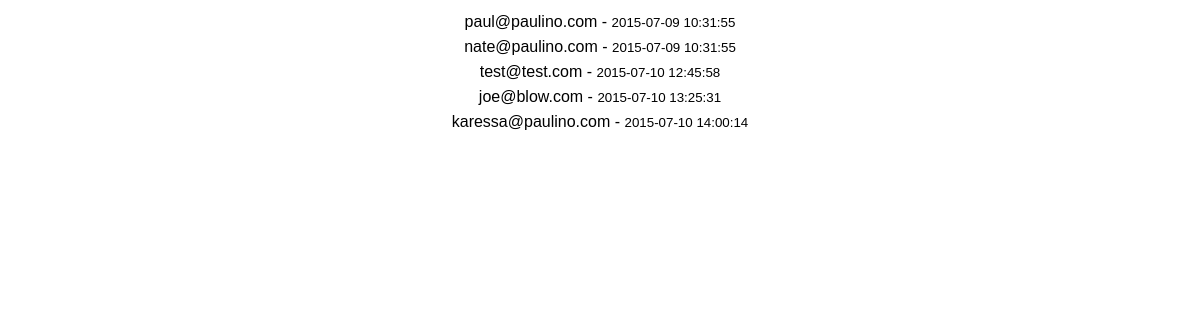
The page /success.php on the database its author committed.
### tables this page shows
CREATE TABLE `users` (
  `id` int(11) NOT NULL AUTO_INCREMENT,
  `email` varchar(255) DEFAULT NULL,
  `created_at` datetime DEFAULT NULL,
  `updated_at` datetime DEFAULT NULL,
  PRIMARY KEY (`id`)
);

### new-connection.php (called while the page is built, shortened)
<?php
$connection = mysqli_connect(DB_HOST, DB_USER, DB_PASS, DB_DATABASE);
function fetch($query)
{
	global $connection;
	$result = mysqli_query($connection, $query);
	$rows = array();
	foreach($result as $row) {
		$rows[] = $row;
	}
	return $rows;
}
?>

### success.php (the view, shortened to what this page needs)
<?php
	require_once('new-connection.php');
	$get_emails_query = "SELECT * FROM users";
	$emails = fetch($get_emails_query);
?>
<!DOCTYPE html>
<html>
<head>
	<link rel="stylesheet" type="text/css" href="styles.css">
</head>
<body>
	<div id="container">
		<ul>
<?php 	foreach($emails as $email)
		{ ?>
			<li><p><?php echo $email['email']; ?> - <small><?php echo $email['created_at']; ?></small></p></li>
<?php	} ?>
		</ul>
	</div>
</body>
</html>

### styles.css (style rules this page uses)
* { padding: 0; margin: 0; font-family: Arial, Helvetica, sans-serif; }
#container { width: 500px; margin: 0 auto; padding: 10px; text-align: center; }
ul { list-style-type: none; line-height: 1.5em; }

### rows shown on the page
users: email "paul@paulino.com", created_at "2015-07-09 10:31:55"
users: email "nate@paulino.com", created_at "2015-07-09 10:31:55"
users: email "test@test.com", created_at "2015-07-10 12:45:58"
users: email "joe@blow.com", created_at "2015-07-10 13:25:31"
users: email "karessa@paulino.com", created_at "2015-07-10 14:00:14"
